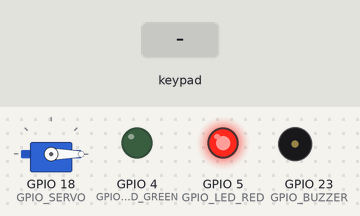
A sketch run on a simulated ESP32. Shown: servo, output pins drawn as LEDs (lit = HIGH), buzzer (waves = sounding). The test bench sets the inputs (shaded band). What the sketch prints to the serial monitor is not drawn.

Above: at 1.2 s.
1.3 s: keypad keys 1 2 3 4 A pressed 0.4 s apart
At 4.0 s:
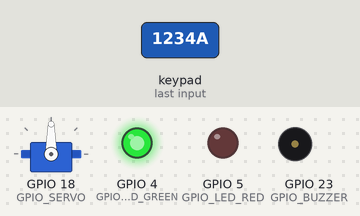
4.8 s: key '*' pressed
At 5.3 s:
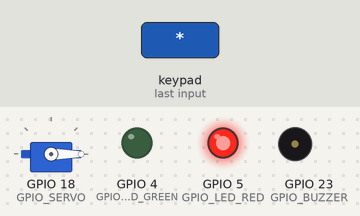
6.3 s: keypad keys 1 3 1 4 1 6 1 7 A pressed 0.4 s apart
At 9.65 s:
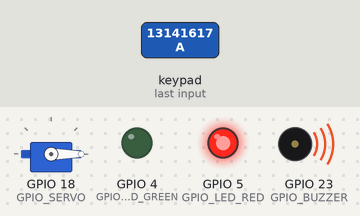
Timing chart, 0 to 11.8 s (numbered marks = the images above; inputs shaded):
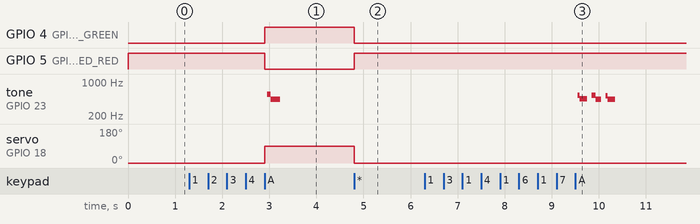

The sketch:

sketch.ino
```cpp
/*
  ĐỒ ÁN: HỆ THỐNG KIỂM SOÁT CỬA THÔNG MINH ESP32 + MÃ PIN (Wokwi)
  Board: ESP32 DevKit V1 | Thư viện: Keypad, ESP32Servo
  CHỈ DÙNG CHO HỌC TẬP - KHÔNG PHẢI HỆ THỐNG AN NINH THẬT.
*/

#include <Keypad.h>
#include <ESP32Servo.h>

// ===================== 1. CẤU HÌNH (hằng số) =====================
// --- Chân GPIO ---
const byte GPIO_SERVO     = 18;
const byte GPIO_LED_GREEN = 4;
const byte GPIO_LED_RED   = 5;
const byte GPIO_BUZZER    = 23;

// --- Servo ---
const int ANGLE_LOCKED = 0;    // góc khi cửa khóa
const int ANGLE_OPEN   = 90;   // góc khi cửa mở

// --- PIN ---
const char CORRECT_PIN[] = "1234";  // PIN thử nghiệm (không in ra Serial)
const byte PIN_LENGTH    = 4;       // PIN dài đúng 4 số

// --- Thời gian và giới hạn ---
const unsigned long DOOR_OPEN_MS         = 5000UL;   // giữ cửa mở 5 giây
const unsigned long LOCKOUT_MS           = 30000UL;  // khóa tạm thời 30 giây
const unsigned long LOCKOUT_REPORT_MS    = 5000UL;   // báo thời gian còn lại mỗi 5 giây
const byte          MAX_WRONG_ATTEMPTS   = 3;        // sai tối đa 3 lần liên tiếp
const unsigned int  BUZZER_HALF_PERIOD_US = 250;     // nửa chu kỳ sóng vuông (~2 kHz)

// ===================== 2. KEYPAD =====================
const byte ROWS = 4;
const byte COLS = 4;
char keys[ROWS][COLS] = {
  {'1', '2', '3', 'A'},
  {'4', '5', '6', 'B'},
  {'7', '8', '9', 'C'},
  {'*', '0', '#', 'D'}
};
byte rowPins[ROWS] = {13, 14, 16, 17};   // R1..R4
byte colPins[COLS] = {25, 26, 27, 32};   // C1..C4
Keypad keypad = Keypad(makeKeymap(keys), rowPins, colPins, ROWS, COLS);

// ===================== 3. BIẾN TRẠNG THÁI =====================
enum SystemState { STATE_LOCKED, STATE_INPUTTING, STATE_UNLOCKED, STATE_LOCKOUT };
SystemState systemState = STATE_LOCKED;   // trạng thái hiện tại của hệ thống

Servo doorServo;

char inputBuffer[PIN_LENGTH + 1];   // bộ đệm PIN (+1 cho ký tự kết thúc '\0')
byte inputLength = 0;               // số chữ số đã nhập
byte wrongCount  = 0;               // số lần nhập sai liên tiếp

unsigned long unlockStartMs      = 0;   // thời điểm bắt đầu mở cửa
unsigned long lockoutStartMs     = 0;   // thời điểm bắt đầu khóa tạm thời
unsigned long lastLockoutReportMs = 0;  // lần cuối báo thời gian còn lại

// --- Biến cho buzzer không chặn ---
bool beepActive = false;        // đang trong chuỗi bíp
bool beepSounding = false;      // đang kêu (true) hay đang nghỉ (false)
bool buzzerLevel = false;       // mức hiện tại của chân buzzer
unsigned int beepOnMs = 0, beepOffMs = 0;
byte beepRemaining = 0;
unsigned long beepPhaseStartMs = 0;
unsigned long lastToggleUs = 0;

// ===================== 4. KHAI BÁO HÀM =====================
void processKey(char key);
void confirmPIN();
bool checkPIN();
void unlockDoor();
void lockDoor();
void handleWrongPIN();
void startLockout();
void updateLockout();
void autoCloseDoor();
void showStatus();
void clearInput();
void startBeep(unsigned int onMs, unsigned int offMs, byte count);
void updateBuzzer();
const char* stateName();

// ===================== 5. SETUP =====================
void setup() {
  Serial.begin(115200);

  pinMode(GPIO_LED_GREEN, OUTPUT);
  pinMode(GPIO_LED_RED, OUTPUT);
  pinMode(GPIO_BUZZER, OUTPUT);
  digitalWrite(GPIO_BUZZER, LOW);

  ESP32PWM::allocateTimer(0);
  doorServo.setPeriodHertz(50);
  doorServo.attach(GPIO_SERVO, 500, 2400);

  clearInput();
  wrongCount = 0;
  lockDoor();   // servo 0°, LED đỏ sáng, LED xanh tắt, trạng thái LOCKED

  Serial.println("========================================");
  Serial.println("  HE THONG KIEM SOAT CUA THONG MINH");
  Serial.println("  ESP32 + Keypad + Servo + LED + Buzzer");
  Serial.println("========================================");
  showStatus();
}

// ===================== 6. LOOP =====================
void loop() {
  char key = keypad.getKey();
  if (key) {
    processKey(key);
  }

  // Xử lý tự động đóng cửa
  if (systemState == STATE_UNLOCKED) {
    autoCloseDoor();
  }

  // Xử lý khóa tạm thời
  if (systemState == STATE_LOCKOUT) {
    updateLockout();
  }

  // Cập nhật buzzer không chặn
  updateBuzzer();
}

// ===================== 7. XỬ LÝ PHÍM =====================
void processKey(char key) {
  if (systemState == STATE_LOCKOUT) {
    Serial.println("[KHÓA] Hệ thống đang khóa tạm thời. Không nhận phím.");
    return;
  }

  if (systemState == STATE_UNLOCKED) {
    // Khi cửa đang mở, chỉ cho phép * để đóng sớm (tùy chọn)
    if (key == '*') {
      lockDoor();
      Serial.println("[ĐÓNG] Đóng cửa thủ công bằng *");
    }
    return;
  }

  // STATE_LOCKED hoặc STATE_INPUTTING
  if (key >= '0' && key <= '9') {
    if (inputLength < PIN_LENGTH) {
      inputBuffer[inputLength++] = key;
      inputBuffer[inputLength] = '\0';
      systemState = STATE_INPUTTING;
      Serial.print("[NHẬP] ");
      for (byte i = 0; i < inputLength; i++) Serial.print('*');
      Serial.println();
    }
  }
  else if (key == 'A') {   // Xác nhận
    confirmPIN();
  }
  else if (key == '*') {   // Xóa
    clearInput();
    systemState = STATE_LOCKED;
    Serial.println("[XÓA] Đã xóa bộ đệm PIN");
    showStatus();
  }
}

void confirmPIN() {
  if (inputLength == 0) {
    Serial.println("[LỖI] Chưa nhập PIN");
    return;
  }

  if (checkPIN()) {
    wrongCount = 0;
    unlockDoor();
  } else {
    handleWrongPIN();
  }
  clearInput();
}

bool checkPIN() {
  if (inputLength != PIN_LENGTH) return false;
  for (byte i = 0; i < PIN_LENGTH; i++) {
    if (inputBuffer[i] != CORRECT_PIN[i]) return false;
  }
  return true;
}

// ===================== 8. MỞ / ĐÓNG CỬA =====================
void unlockDoor() {
  doorServo.write(ANGLE_OPEN);
  digitalWrite(GPIO_LED_GREEN, HIGH);
  digitalWrite(GPIO_LED_RED, LOW);
  systemState = STATE_UNLOCKED;
  unlockStartMs = millis();
  startBeep(100, 50, 2);   // 2 tiếng bíp ngắn
  Serial.println("[MỞ] PIN đúng! Cửa đang mở (5 giây)...");
  showStatus();
}

void lockDoor() {
  doorServo.write(ANGLE_LOCKED);
  digitalWrite(GPIO_LED_GREEN, LOW);
  digitalWrite(GPIO_LED_RED, HIGH);
  systemState = STATE_LOCKED;
  clearInput();
}

void autoCloseDoor() {
  if (millis() - unlockStartMs >= DOOR_OPEN_MS) {
    lockDoor();
    Serial.println("[TỰ ĐÓNG] Hết thời gian mở cửa. Đã khóa lại.");
    showStatus();
  }
}

// ===================== 9. XỬ LÝ SAI PIN =====================
void handleWrongPIN() {
  wrongCount++;
  startBeep(200, 100, 3);   // 3 tiếng bíp dài hơn
  Serial.print("[SAI] PIN không đúng. Lần sai: ");
  Serial.print(wrongCount);
  Serial.print("/");
  Serial.println(MAX_WRONG_ATTEMPTS);

  if (wrongCount >= MAX_WRONG_ATTEMPTS) {
    startLockout();
  } else {
    systemState = STATE_LOCKED;
    showStatus();
  }
}

void startLockout() {
  systemState = STATE_LOCKOUT;
  lockoutStartMs = millis();
  lastLockoutReportMs = millis();
  digitalWrite(GPIO_LED_RED, HIGH);
  digitalWrite(GPIO_LED_GREEN, LOW);
  Serial.println("[KHÓA] Sai 3 lần liên tiếp. Hệ thống khóa 30 giây!");
  startBeep(300, 150, 5);
}

void updateLockout() {
  unsigned long elapsed = millis() - lockoutStartMs;
  if (elapsed >= LOCKOUT_MS) {
    wrongCount = 0;
    systemState = STATE_LOCKED;
    Serial.println("[MỞ KHÓA] Hết thời gian khóa. Hệ thống hoạt động lại.");
    showStatus();
  } else if (millis() - lastLockoutReportMs >= LOCKOUT_REPORT_MS) {
    lastLockoutReportMs = millis();
    unsigned long remain = (LOCKOUT_MS - elapsed) / 1000;
    Serial.print("[KHÓA] Còn ");
    Serial.print(remain);
    Serial.println(" giây...");
  }
}

// ===================== 10. HỖ TRỢ =====================
void clearInput() {
  inputLength = 0;
  inputBuffer[0] = '\0';
}

const char* stateName() {
  switch (systemState) {
    case STATE_LOCKED:    return "LOCKED";
    case STATE_INPUTTING: return "INPUTTING";
    case STATE_UNLOCKED:  return "UNLOCKED";
    case STATE_LOCKOUT:   return "LOCKOUT";
    default:              return "UNKNOWN";
  }
}

void showStatus() {
  Serial.print("[TRẠNG THÁI] ");
  Serial.print(stateName());
  Serial.print(" | Số lần sai: ");
  Serial.println(wrongCount);
  if (systemState == STATE_LOCKED) {
    Serial.println("Đang chờ nhập PIN...");
  }
}

// ===================== 11. BUZZER KHÔNG CHẶN =====================
// Phát 'count' tiếng bíp, mỗi tiếng kêu onMs, nghỉ offMs
void startBeep(unsigned int onMs, unsigned int offMs, byte count) {
  beepOnMs = onMs;
  beepOffMs = offMs;
  beepRemaining = count;
  beepActive = true;
  beepSounding = true;
  beepPhaseStartMs = millis();
  lastToggleUs = micros();
}

void updateBuzzer() {
  if (!beepActive) return;
  unsigned long nowMs = millis();

  if (beepSounding) {
    if (nowMs - beepPhaseStartMs >= beepOnMs) {
      digitalWrite(GPIO_BUZZER, LOW);
      buzzerLevel = false;
      beepSounding = false;
      beepPhaseStartMs = nowMs;
      if (beepRemaining > 0) beepRemaining--;
      if (beepRemaining == 0) beepActive = false;
    } else {
      unsigned long nowUs = micros();
      if (nowUs - lastToggleUs >= BUZZER_HALF_PERIOD_US) {
        lastToggleUs = nowUs;
        buzzerLevel = !buzzerLevel;
        digitalWrite(GPIO_BUZZER, buzzerLevel);   // tạo sóng vuông ~2 kHz
      }
    }
  } else {
    if (nowMs - beepPhaseStartMs >= beepOffMs) {
      beepSounding = true;
      beepPhaseStartMs = nowMs;
      lastToggleUs = micros();
    }
  }
}
```

Measured:
- after the input at 1.3 s, GPIO 4 (GPIO_LED_GREEN): LOW → HIGH after 1.6 s; GPIO 5 (GPIO_LED_RED): HIGH → LOW after 1.6 s; tone on GPIO 23 (GPIO_BUZZER): silent → 565 Hz after 1.7 s, → 438 Hz 0.08 s later, → silent 0.20 s later; servo on GPIO 18 (GPIO_SERVO): 0° → 90° after 1.6 s
- after the input at 4.8 s, GPIO 4 (GPIO_LED_GREEN): HIGH → LOW at once; GPIO 5 (GPIO_LED_RED): LOW → HIGH at once; servo on GPIO 18 (GPIO_SERVO): 90° → 0° at once
- after the input at 6.3 s, tone on GPIO 23 (GPIO_BUZZER): plays 529 Hz for 0.04 s, 448 Hz for 0.16 s, 531 Hz for 0.08 s, 443 Hz for 0.12 s, 526 Hz for 0.04 s, 443 Hz for 0.16 s, starting after 3.3 s
